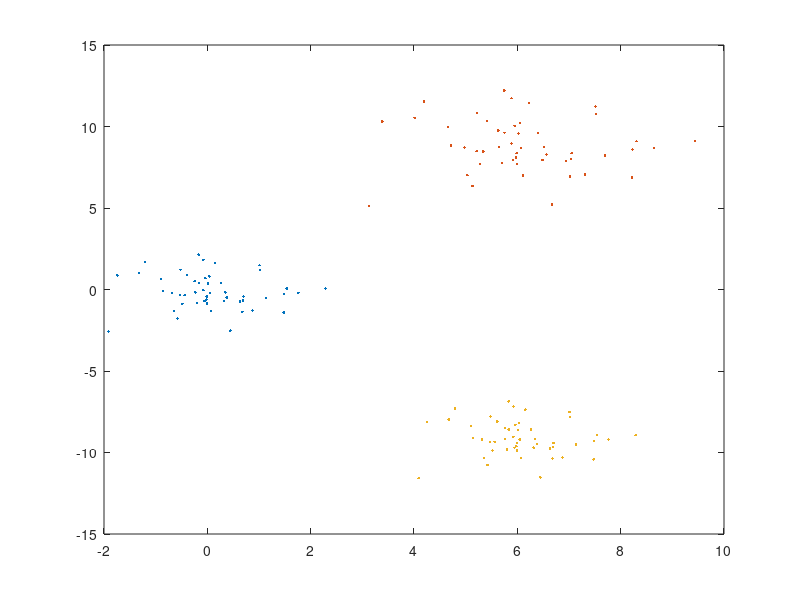

The MATLAB script that drew this image:
clc; clear; format long g; close all

N = 50;

a = 1.5;
b = round(rand(1,2)*10);

A = randn(N,2);
B = A.*a + b;
C = A - b.*[-1,1];


plot(A(:,1),A(:,2),'.',B(:,1),B(:,2),'.',C(:,1),C(:,2),'.')

M=[A;B;C];

save('data.mat','M')